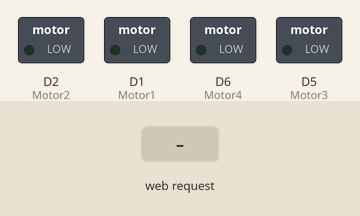
Bench run of a sketch on a simulated ESP8266 (NodeMCU). Shown: switched loads named in the sketch (green lamp = pin HIGH). Inputs (shaded band) come from the test bench. WiFi joins after 1.5 s; servers stay silent unless stated; what the sketch prints to the serial monitor is not drawn.

Above: at 2.7 s.
2.8 s: HTTP request GET /on received
At 3.7 s:
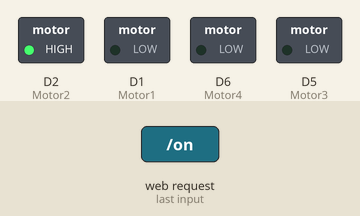
4.3 s: HTTP request GET /off received
At 4.8 s:
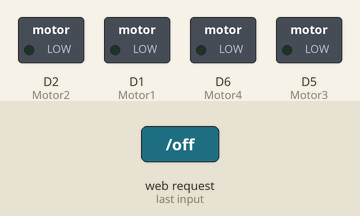
Timing chart, 0 to 7.3 s (numbered marks = the images above; inputs shaded):
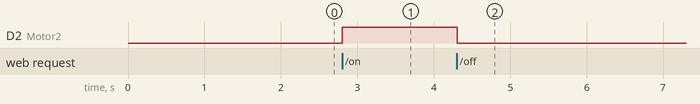

Measured:
- after the input at 2.8 s, D2 (Motor2): LOW → HIGH at once
- after the input at 4.3 s, D2 (Motor2): HIGH → LOW at once

The sketch:

Terminal.ino
```cpp
#include <ESP8266WiFi.h>
#include <Servo.h>
// Replace with your network credentials
const char* ssid     = "PhongTro4NG";
const char* password = "Adminlong98";
#define Motor1  D1
#define Motor2  D2
#define Motor3  D5
#define Motor4  D6
WiFiServer server(80);
Servo servo;
// Variable to store the HTTP request
String header;
// Current time
unsigned long currentTime = millis();
// Previous time
int count = 0;
unsigned long previousTime = 0;
// Define timeout time in milliseconds (example: 2000ms = 2s)
const long timeoutTime = 2000;
void setup() {
  Serial.begin(115200);
  // Connect to Wi-Fi network with SSID and password
  Serial.print("Connecting to ");
  Serial.println(ssid);
  WiFi.begin(ssid, password);
  while (WiFi.status() != WL_CONNECTED) {
    delay(500);
    Serial.print(".");
  }
  // Print local IP address and start web server
  Serial.println("");
  Serial.println("WiFi connected.");
  Serial.println("IP address: ");
  Serial.println(WiFi.localIP());
  pinMode(Motor1,OUTPUT);
  pinMode(Motor2,OUTPUT);
  pinMode(Motor3,OUTPUT);
  pinMode(Motor4,OUTPUT);
  digitalWrite(Motor1,LOW);
  digitalWrite(Motor2,LOW);
  digitalWrite(Motor3,LOW);
  digitalWrite(Motor4,LOW);
  server.begin();

}
void loop() {
  ////////////////////////Main/////////////////////////////////////

  //////////////////////////////WEB SITE/////////////////////////////

  WiFiClient client = server.available();   // Listen for incoming clients

  if (client) {                             // If a new client connects,

    Serial.println("New Client.");          // print a message out in the serial port
    String currentLine = "";                // make a String to hold incoming data from the client
    currentTime = millis();
    previousTime = currentTime;
    while (client.connected() && currentTime - previousTime <= timeoutTime) { // loop while the client's connected
      currentTime = millis();
      if (client.available()) {
        char c = client.read();             // read a byte, then
        Serial.write(c);                    // print it out the serial monitor
        header += c;
        if (c == '\n') {                    // if the byte is a newline character
          // if the current line is blank, you got two newline characters in a row.
          // that's the end of the client HTTP request, so send a response:
          if (currentLine.length() == 0) {


            if (header.indexOf("GET /on") >= 0) {
              digitalWrite(Motor1,LOW);
              digitalWrite(Motor2,1023);
            } else if (header.indexOf("GET /off") >= 0) {
              digitalWrite(Motor1,LOW);
              digitalWrite(Motor2,LOW);
            }
            // Break out of the while loop
            break;
          } else { // if you got a newline, then clear currentLine
            currentLine = "";
          }
        } else if (c != '\r') {  // if you got anything else but a carriage return character,
          currentLine += c;      // add it to the end of the currentLine
        }
      }
    }
    // Clear the header variable
    header = "";

    client.stop();
    Serial.println("Client disconnected.");
    Serial.println("");
  }

}
```
